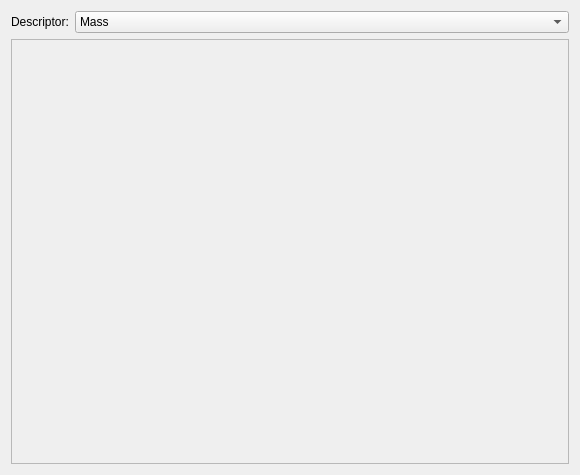
<?xml version="1.0" encoding="UTF-8"?>
<ui version="4.0">
 <class>HistogramDialog</class>
 <widget class="MongoChem::AbstractVtkChartWidget" name="HistogramDialog">
  <property name="geometry">
   <rect>
    <x>0</x>
    <y>0</y>
    <width>580</width>
    <height>475</height>
   </rect>
  </property>
  <property name="windowTitle">
   <string>Histogram</string>
  </property>
  <layout class="QVBoxLayout" name="verticalLayout">
   <item>
    <layout class="QHBoxLayout" name="horizontalLayout">
     <item>
      <widget class="QLabel" name="label">
       <property name="sizePolicy">
        <sizepolicy hsizetype="Maximum" vsizetype="Preferred">
         <horstretch>0</horstretch>
         <verstretch>0</verstretch>
        </sizepolicy>
       </property>
       <property name="text">
        <string>Descriptor:</string>
       </property>
      </widget>
     </item>
     <item>
      <widget class="QComboBox" name="comboBox">
       <item>
        <property name="text">
         <string>Mass</string>
        </property>
       </item>
       <item>
        <property name="text">
         <string>Rotatable-Bonds</string>
        </property>
       </item>
       <item>
        <property name="text">
         <string>TPSA</string>
        </property>
       </item>
       <item>
        <property name="text">
         <string>VABC</string>
        </property>
       </item>
       <item>
        <property name="text">
         <string>XlogP3</string>
        </property>
       </item>
      </widget>
     </item>
    </layout>
   </item>
   <item>
    <widget class="QFrame" name="histogramFrame">
     <property name="frameShape">
      <enum>QFrame::StyledPanel</enum>
     </property>
     <property name="frameShadow">
      <enum>QFrame::Raised</enum>
     </property>
    </widget>
   </item>
  </layout>
 </widget>
 <customwidgets>
  <customwidget>
   <class>MongoChem::AbstractVtkChartWidget</class>
   <extends>QWidget</extends>
   <header location="global">mongochem/gui/abstractvtkchartwidget.h</header>
   <container>1</container>
  </customwidget>
 </customwidgets>
 <resources/>
 <connections/>
</ui>
